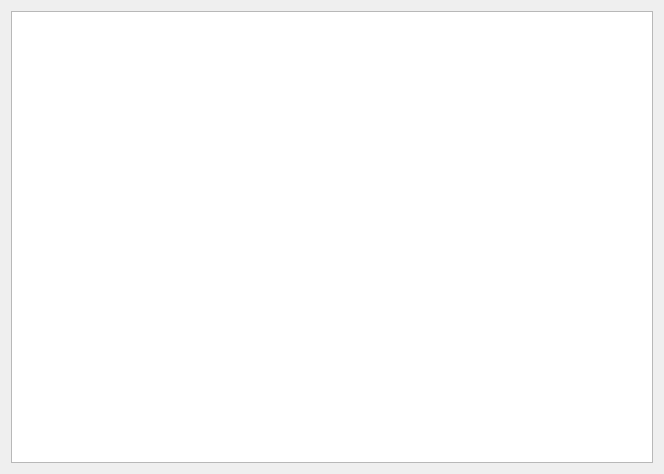
<?xml version="1.0" encoding="UTF-8"?>
<ui version="4.0">
 <class>orderHistoryDialog</class>
 <widget class="QWidget" name="orderHistoryDialog">
  <property name="geometry">
   <rect>
    <x>0</x>
    <y>0</y>
    <width>664</width>
    <height>474</height>
   </rect>
  </property>
  <property name="windowTitle">
   <string>Form</string>
  </property>
  <layout class="QVBoxLayout" name="topLayout">
   <item>
    <layout class="QVBoxLayout" name="verticalLayout">
     <property name="topMargin">
      <number>0</number>
     </property>
     <item>
      <widget class="QListWidget" name="orderHistoryLW"/>
     </item>
    </layout>
   </item>
  </layout>
 </widget>
 <resources/>
 <connections/>
</ui>
